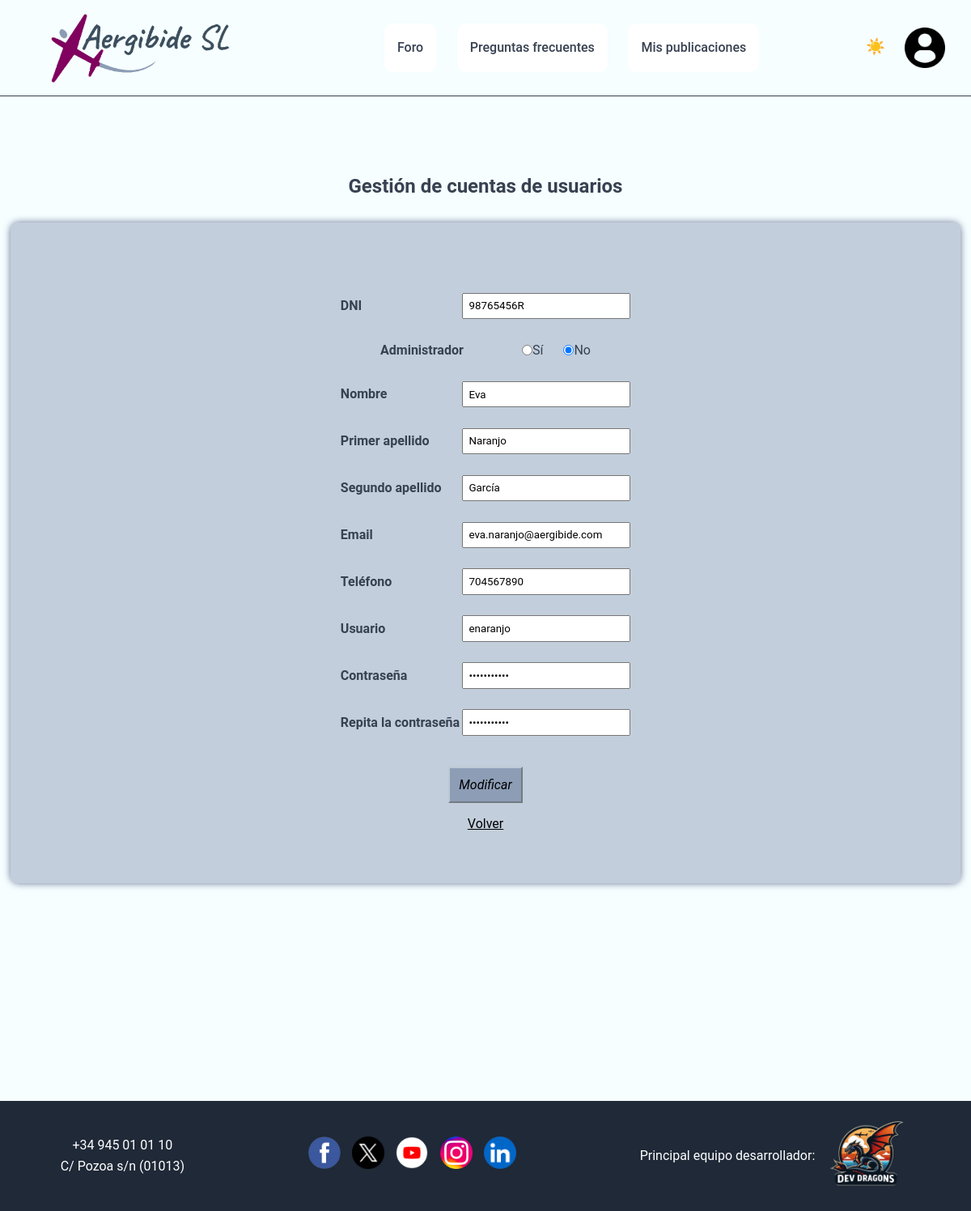
Page /Aplicacion/mvc_reto/index.php?controller=usuario&action=buscar&dniBuscar=98765456R (signed in) on the earlier database version.
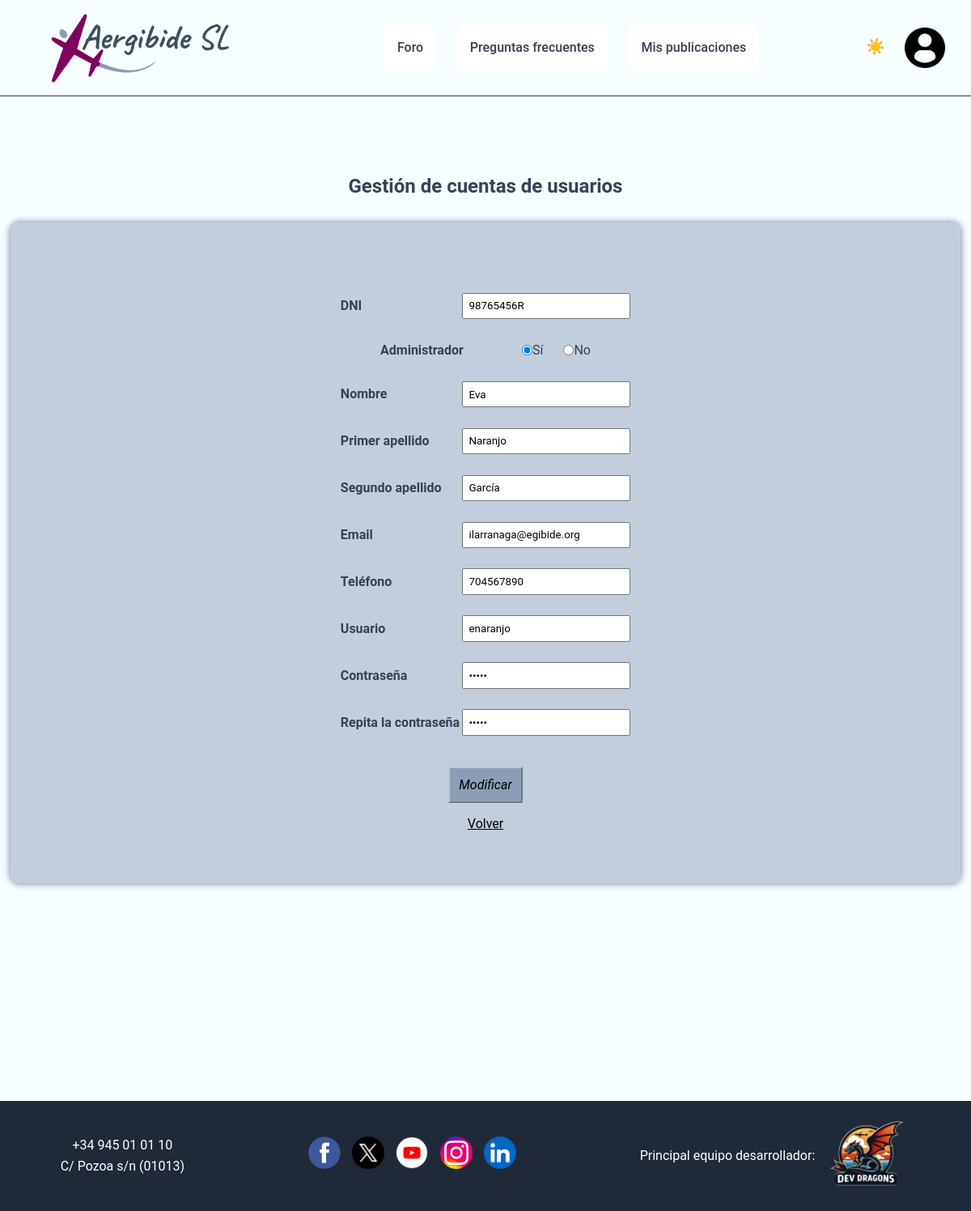
Same page on the later database version.
### tables this page shows
CREATE TABLE `usuarios` (
                            `id` int(11) NOT NULL,
                            `administrador` tinyint(1) NOT NULL,
                            `dni` varchar(9) NOT NULL,
                            `nombre` varchar(50) NOT NULL,
                            `apellido1` varchar(50) NOT NULL,
                            `apellido2` varchar(50) NOT NULL,
                            `email` varchar(50) NOT NULL,
                            `telefono` varchar(9) DEFAULT NULL,
                            `usuario` varchar(50) NOT NULL,
                            `contrasena` varchar(50) NOT NULL,
                            `imagen` varchar(255) DEFAULT NULL
);

### Aplicacion/mvc_reto/index.php (called while the page is built, shortened)
<?php
require_once "model/Db.php";
$controller = new $controllerName();
$dataToView["data"] = array();
if(method_exists($controller, $_GET["action"]))
    $dataToView["data"] = $controller -> {$_GET["action"]}();
require_once "view/".$_GET["controller"]."/".$controller->view.".html.php";
?>

### Aplicacion/mvc_reto/model/Db.php (called while the page is built, shortened)
<?php
class Db {
    public function __construct(){
        $this -> host = constant("DB_HOST");
        $this -> db = constant("DB");
        $this -> user = constant("DB_USER");
        $this -> pass = constant("DB_PASS");
        try {
            $this->connection = new PDO("mysql:host=" .$this->host.';
            dbname=' .$this->db, $this->user, $this->pass);
        }
        catch (PDOException $e){
            echo $e -> getMessage();
            exit();
        }
    }
}
?>

### Aplicacion/mvc_reto/model/Usuario.php (called while the page is built, shortened)
<?php
class Usuario {
    private $tabla = "usuarios";
    private $connection;
    public function getConexion(){
        $dbObj = new Db();
        $this->connection = $dbObj ->connection;
    }
    public function getUsuarioByDNI($dniBuscar){
        $sql = "SELECT * FROM ". $this->tabla ." WHERE dni = ?";
        $stmt = $this->connection->prepare($sql);
        $stmt -> execute([$dniBuscar]);
        $resultado = $stmt->fetch();
        if ($resultado){
            return $resultado;
        } else{
            return false;
        }
    }
}

### Aplicacion/mvc_reto/controller/UsuarioController.php (called while the page is built, shortened)
<?php
require_once "model/Usuario.php";
class UsuarioController {
    public $model;
    public function __construct() {
        $this->model = new Usuario();
    }
    public function buscar(){
        $dni = "";
        if(isset($_GET["dniBuscar"])) $dni = $_GET["dniBuscar"];
        $datos = $this->model->getUsuarioByDNI($dni);
        if($datos === false){
            header("Location: index.php?controller=usuario&action=cuentas&error=4");
            exit();
        }else{
            return $this->model->getUsuarioByDNI($dni);
        }
    }
}
?>

### Aplicacion/mvc_reto/view/usuario/editarCuenta.html.php (the view, shortened to what this page needs)
<?php
$bodyClass = "pag_gestionarCuenta";
$botonBloqueado = "l_botonCuentas";
$conMenu = true;
require_once __DIR__ . "/../layout/header.php";
$id =$dni = $nombre = $apellido1 = $apellido2 = $email = $telefono = $usuario = $contrasena = $administrador ="";
if(isset($dataToView["data"]["dni"])) $dni = $dataToView["data"]["dni"];
if(isset($dataToView["data"]["nombre"])) $nombre = $dataToView["data"]["nombre"];
if(isset($dataToView["data"]["apellido1"])) $apellido1 = $dataToView["data"]["apellido1"];
if(isset($dataToView["data"]["apellido2"])) $apellido2 = $dataToView["data"]["apellido2"];
if(isset($dataToView["data"]["email"])) $email = $dataToView["data"]["email"];
if(isset($dataToView["data"]["telefono"])) $telefono = $dataToView["data"]["telefono"];
if(isset($dataToView["data"]["usuario"])) $usuario = $dataToView["data"]["usuario"];
if(isset($dataToView["data"]["contrasena"])) $contrasena = $dataToView["data"]["contrasena"];
if(isset($dataToView["data"]["administrador"])) $administrador = $dataToView["data"]["administrador"];
?>
<div class="contenido">
    <div id="titulo">
        <h2>Gestión de cuentas de usuarios</h2>
    </div>
    <div class="mitades">
        <div  class="mitad contenido3">
            <form id="formRegistro" action="index.php?controller=usuario&action=editar" method="post">
                <div id="datos">
                    <div>
                        <label for="dni">DNI</label>
                        <input type="text" id="dni" name="dni" value="<?php echo $dni; ?>" readonly>
                    </div>
                    <div>
                        <label>Administrador</label>
                        <input type="radio" id="si" name="administrador" value="1" <?php echo ($administrador == 1) ? 'checked' : '';?>>Sí
                        <input type="radio" id="no" name="administrador" value="0"  <?php echo ($administrador == 0) ? 'checked' : '';?>>No
                    </div>
                    <div>
                        <label for="nombre">Nombre</label>
                        <input type="text" id="nombre" name="nombre" value="<?php echo $nombre; ?>" required>
                    </div>
                    <div>
                        <label for="apellido1">Primer apellido</label>
                        <input type="text" id="apellido1" name="apellido1" value="<?php echo $apellido1; ?>" required>
                    </div>
                    <div>
                        <label for="apellido2">Segundo apellido</label>
                        <input type="text" id="apellido2" name="apellido2" value="<?php echo $apellido2; ?>" required>
                    </div>
                    <div>
                        <label for="email">Email</label>
                        <input type="email" id="email" name="email" value="<?php echo $email; ?>" required>
                    </div>
                    <div>
                        <label for="telefono">Teléfono</label>
                        <input type="tel" id="telefono" name="telefono" value="<?php echo $telefono; ?>">
                    </div>
                    <div>
                        <label for="usuario">Usuario</label>
                        <input type="text" id="usuario" name="usuario" value="<?php echo $usuario; ?>" readonly>
                    </div>
                    <div>
                        <label for="contrasena">Contraseña</label>
                        <input type="password" id="contrasena" name="contrasena" value="<?php echo $contrasena; ?>" required>
                    </div>
                    <div>
                        <label for="repetirContrasena">Repita la contraseña</label>
                        <input type="password" id="repetirContrasena" name="repetirContrasena" value="<?php echo $contrasena; ?>" required>
                    </div>
                </div>
                <div id="botones">
                    <input type="submit" id="bModificar" class="bModificar" value="Modificar">
                </div>
                <a href="index.php?controller=usuario&action=cuentas" >Volver</a>
            </form>
        </div>
    </div>
</div>
<?php require_once __DIR__ . "/../layout/footer.php"; ?>
</body>
</html>

### Aplicacion/mvc_reto/view/layout/header.php (shortened to what this page needs)
<!DOCTYPE html>
<html lang="es">
<head>
    <link rel="stylesheet" href="/Proyecto1/Reto_1_Equipo_2/Aplicacion/mvc_reto/assets/css/style.css">
</head>
<body class="<?php echo isset($bodyClass) ? $bodyClass : 'defaultBodyClass'; ?>">
<?php if ($conMenu): ?>
<header>
    <div class="d_logo_empresa">
        <a href="index.php?controller=pregunta&action=list_paginated">
            <img class="logo_empresa"
                 src="/Proyecto1/Reto_1_Equipo_2/Aplicacion/mvc_reto/assets/imagenes/logo_empresa.png"
                 alt="Logo Aergibide SL" width="260" height=auto>
        </a>
    </div>
    <div><button class="menu-toggle" aria-label="Abrir menú">☰</button></div>
    <div class="d_botonesHeader">
        <div class="d_botonForo" <?php if ($botonBloqueado == "d_botonForo") echo 'id="botonBloqueado"'; ?>>
            <a href="index.php?controller=pregunta&action=list_paginated" class="botonForo">Foro</a>
        </div>
        <div class="d_botonPreguntas" <?php if ($botonBloqueado == "d_botonPreguntas") echo 'id="botonBloqueado"'; ?>>
            <a href="index.php?controller=pregunta&action=frecuentes" class="botonPreguntas">Preguntas frecuentes</a>
        </div>
        <div class="d_botonMisPreguntas" <?php if ($botonBloqueado == "d_botonMisPreguntas") echo 'id="botonBloqueado"'; ?>>
            <a href="index.php?controller=pregunta&action=misPreguntas" class="botonCrear">Mis publicaciones</a>
        </div>
    </div>
    <div class="d_botonPerfil">
        <button class="theme-toggle" aria-label="Cambiar tema">☀️</button>
        <a href="#" id="botonPerfil">
            <img src="/Proyecto1/Reto_1_Equipo_2/Aplicacion/mvc_reto/assets/imagenes/perfil.png"
                 class="icono_perfil" alt="Perfil"
                 width="50" height="50">
        </a>
    </div>
</header>
<?php endif; ?>

### Aplicacion/mvc_reto/view/layout/footer.php (shortened to what this page needs)
<footer>
    <div class="d_telefonoDireccion">
        <p>+34 945 01 01 10</p>
        <p>C/ Pozoa s/n (01013)</p>
    </div>
    <div class="d_botonesRS">
        <a href="https://www.facebook.com/Egibide/" class="botonRS">
            <img src="/Proyecto1/Reto_1_Equipo_2/Aplicacion/mvc_reto/assets/imagenes/logo_facebook.png"
                 alt="Facebook" width="40" height="40">
        </a>
        <a href="https://twitter.com/egibide?lang=es" class="botonRS">
            <img src="/Proyecto1/Reto_1_Equipo_2/Aplicacion/mvc_reto/assets/imagenes/logo_x.png"
                 alt="X (Twitter)" width="40" height="40">
        </a>
        <a href="https://www.youtube.com/user/Egibide" class="botonRS">
            <img src="/Proyecto1/Reto_1_Equipo_2/Aplicacion/mvc_reto/assets/imagenes/logo_youtube.png"
                 alt="YouTube" width="40" height="40">
        </a>
        <a href="https://www.instagram.com/egibide_vg/?hl=es" class="botonRS">
            <img src="/Proyecto1/Reto_1_Equipo_2/Aplicacion/mvc_reto/assets/imagenes/logo_instagram.png"
                 alt="Instagram" width="40" height="40">
        </a>
        <a href="https://es.linkedin.com/school/egibide/" class="botonRS">
            <img src="/Proyecto1/Reto_1_Equipo_2/Aplicacion/mvc_reto/assets/imagenes/logo_linkedin.png"
                 alt="LinkedIn" width="40" height="40">
        </a>
    </div>
    <div class="d_equipo">
        <p>Principal equipo desarrollador:</p>
        <img class="logo_equipo" src="/Proyecto1/Reto_1_Equipo_2/Aplicacion/mvc_reto/assets/imagenes/logo_equipo2.png" alt="Logo Dev Dragons"
             width="110" height="110">
    </div>
</footer>

Differences in the rows shown:
changed usuarios "Eva": administrador "☐" → "☑"; administrador "☑" → "☐"; email "eva.naranjo@aergibide.com" → "ilarranaga@egibide.org"
